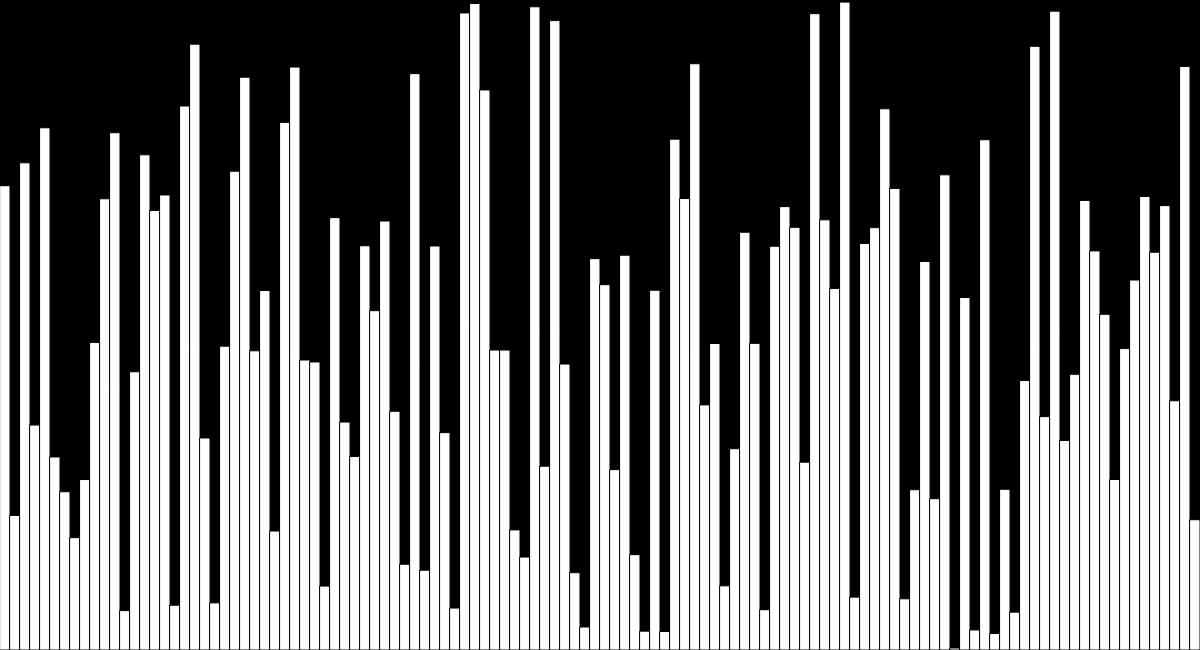
Frame 1 (no input)
Frame 60 (no input): identical to frame 1, image omitted
Frame 120 (the mouse pressed at the canvas centre since frame 60): identical to frame 1, image omitted

The p5.js sketch that drew this single still picture (run headless with seeded random() and noise() and a simulated clock; from frame 60 on, the mouse is pressed at the canvas centre):

// p5.js sketch
// ── sketch.js
let values = [];
let w = 10;
let states = [];
var valueLength;
let quickButton;
let selectionButton;
let insertionButton;
let mergeButton;
let resetButton;
let finished;
let processRunning;



function setup() {
  createCanvas(windowWidth,650);
  values = new Array(floor(width / w));
  for (let i = 0; i < values.length; i++) {
    values[i] = random(height);
    states[i] = -1;
  }
  valueLength = values.length;
  finished = false;
  processRunning = false;



  quickButton = createButton('Quick Sort');
  quickButton.style('font-size', '25px');
  quickButton.style('background-color', color(235,235,235));
  selectionButton = createButton('Selection Sort');
  selectionButton.style('font-size', '25px');
  selectionButton.style('background-color', color(235,235,235));
  insertionButton = createButton('Insertion Sort');
  insertionButton.style('font-size', '25px');
  insertionButton.style('background-color', color(235,235,235));
  mergeButton = createButton('Merge Sort');
  mergeButton.style('font-size', '25px');
  mergeButton.style('background-color', color(235,235,235));
  resetButton = createButton('Reset');
  resetButton.style('font-size', '25px');
  resetButton.style('background-color', color(235,235,235));

  quickButton.position(50, 685);
  selectionButton.position(230, 685);
  insertionButton.position(450, 685);
  mergeButton.position(660, 685);
  resetButton.position(1000, 685);

  quickButton.mousePressed(quick_is_pressed);
  selectionButton.mousePressed(selection_is_pressed);
  insertionButton.mousePressed(insertion_is_pressed);
  mergeButton.mousePressed(merge_is_pressed);
  resetButton.mousePressed(reset_is_pressed);




}

function quick_is_pressed() {
  if (processRunning) {
    return;
  }
  processRunning = true;
  quickSort(values, 0, values.length - 1);
}
function selection_is_pressed() {
  if (processRunning) {
    return;
  }
  processRunning = true;
  selectionSort(values);
}
function insertion_is_pressed() {
  if (processRunning) {
    return;
  }
  processRunning = true;
  insertionSort(values);
}
function merge_is_pressed() {
  if (processRunning) {
    return;
  }
  processRunning = true;
  mergeSort(values);
}
function reset_is_pressed() {
  finished = true;
  values = new Array(floor(width / w));
  states = new Array(values.length);
  for (let i = 0; i < values.length; i++) {
    values[i] = random(height);
    states[i] = -1;
  }
  processRunning = false;

}



async function selectionSort(arr) {
  for (let x = 0; x < arr.length; x++) {
    states[x] = 1;
  }
  if (finished) {
    finished = false;
  }

  for (let i = 0; i < arr.length - 1; i++) {
    if (finished) {
      reset_is_pressed();
      finished = false;
      processRunning = false;
      return;
    }
    let min = i;
    states[min] = 0;
    for (let j = i+1; j < arr.length; j++) {
      if (arr[j] < arr[min]) {
        min = j;
      }
    }

    await swap(arr, min, i);
    states[min] = 1;
    states[i] = -1;

  }
  for (let i = 0; i < arr.length; i++) {
    states[i] = -1;
  }
  finished = false;
  processRunning = false;

}

async function insertionSort(arr) {

  for (let x = 0; x < arr.length; x++) {
    states[x] = 1;
  }
  //Check 1
  if (finished) {
    finished = false;
  }
  for (let i = 1; i < arr.length; i++) {
    //Check 2
    if (finished) {
      reset_is_pressed();
      finished = false;
      processRunning = false;
      return;
    }
    let key = arr[i];
    states[i+1] = 0;
    let j = i - 1;
    while( j >= 0 && arr[j] > key) {
      //Check 3
      if (finished) {
        reset_is_pressed();
        finished = false;
        processRunning = false;
        return;
      }
      states[j+1] = 2;
      await insertionSwap(arr, j+1, j);
      states[j+1] = -1;
      states[j] = 2;
      j--;
    }
    arr[j+1] = key;
    states[j+1] = -1;
    states[i] = -1;

  }
  for (let i = 0; i < arr.length; i++) {
    states[i] = -1;
  }
  finished = false;
  processRunning = false;

}

async function mergeSort(arr) {

  for (let x = 0; x < arr.length; x++) {
    states[x] = 1;
  }
  let low = 0;
  let high = arr.length - 1;
  let temp = arr.slice(0);

  if (finished) {
    finished = false;
  }
  for (let m = 1; m <= high - low; m = 2*m) {
    for (let x = 0; x < arr.length; x++) {
      states[x] = 1;
    }
    for (let i = low; i < high; i += 2*m) {
      if (finished) {
        reset_is_pressed();
        finished = false;
        processRunning = false;
        return;
      }
      let from = i;
      let mid = i+m-1;
      let to = Math.min(i+2*m-1, high);
      await merge(arr, temp, from, mid, to);
    }

  }
  for (let x = 0; x < arr.length; x++) {
    if (finished) {
      reset_is_pressed();
      finished = false;
      processRunning = false;
      return;
    }
    states[x] = 0;
    await sleep(1);
    states[x] = -1;
  }
  finished = false;
  processRunning = false;
}

async function merge(arr, temp, from, mid, to) {
  await sleep(25);
  let k = from;
  let i = from;
  let j = mid+1;


  while (i <= mid && j <= to) {
    if (arr[i] < arr[j]) {
      states[k] = 0;
      await sleep(10);
      temp[k++] = arr[i++];
      states[k-1] = -1;
      states[k] = 0;
    } else {
      states[k] = 0;
      await sleep(10);
      temp[k++] = arr[j++];
      states[k-1] = -1;
      states[k] = 0;
    }
    await sleep(10);
    states[k] = -1;
  }
  while (i <= mid) {
    temp[k++] = arr[i++];

  }

  for (i = from; i <= to; i++) {

    states[i] = -1;
    arr[i] = temp[i];

  }
}



async function quickSort(arr, start, end) {
  if (finished) {
    finished = false;
  }
  if (start >= end) {
    return;
  }
  let index = await partition(arr, start, end);
  if (finished) {
    reset_is_pressed();
    finished = false;
    processRunning = false;
    return;
  }
  states[index] = -1;

  await Promise.all([
    quickSort(arr, start, index - 1),
    quickSort(arr, index + 1, end)
  ]);
  finished = false;
  processRunning = false;

}

async function partition(arr, start, end) {
  if (finished) {
    return;
  }
  for (let i = start; i < end; i++) {
    states[i] = 1;
  }

  let pivotValue = arr[end];
  let pivotIndex = start;
  states[pivotIndex] = 0;
  for (let i = start; i < end; i++) {
    if (finished) {
      return;
    }
    if (arr[i] < pivotValue) {
      await swap(arr, i, pivotIndex);
      states[pivotIndex] = -1;
      pivotIndex++;
      states[pivotIndex] = 0;
    }
  }
  if (finished) {
    return;
  }
  await swap(arr, pivotIndex, end);

  for (let i = start; i < end; i++) {
    if(i != pivotIndex) {
      states[i] = -1;
    }
  }

  return pivotIndex;
}

function draw() {
  background(0);


  for (let i = 0; i < values.length; i++) {
    // noStroke();
    stroke(0);
    if (states[i] == 0) {
      //This is a pivotIndex
      fill('#E0777D');
    } else if (states[i] == 1) {
      fill('#D6FFB7');
    } else if (states[i] == 2) {
      fill('#FFFC7A');
    } else {
      //Nothing is happening to these values
      fill(255);
    }
    rect(i * w, height - values[i], w, values[i]);
  }






}

async function swap(arr, a, b) {
  await sleep(40);
  let temp = arr[a];
  arr[a] = arr[b];
  arr[b] = temp;
}

async function insertionSwap(arr,a,b) {
  await sleep(0.1);
  let temp = arr[a];
  arr[a] = arr[b];
  arr[b] = temp;
}

function sleep(ms) {
  return new Promise(resolve => setTimeout(resolve, ms));
}
